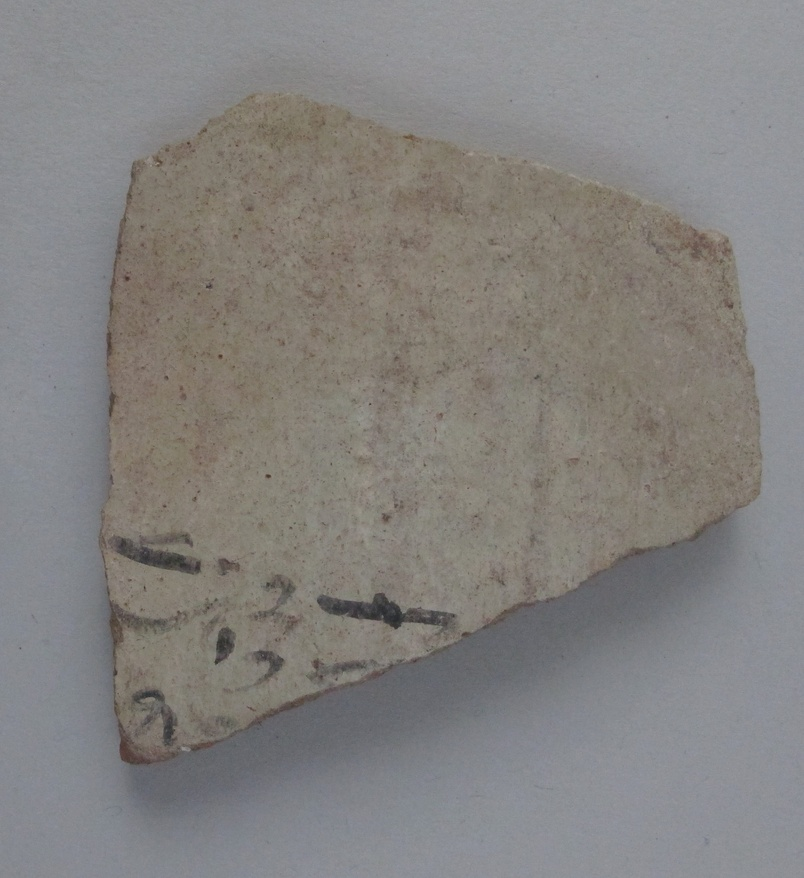
#> input picture Python/original-1-7.JPG, 804 x 878 px, shrunk from 2225 x 2430 before the run, found by its file name
$ jupyter execute --allow-errors segment.ipynb   (shell and % lines are left out)
#> lines starting #> are read from the running program, lines starting #| are printed output that depends on the picture
# Segmentation
**https://www.geeksforgeeks.org/image-segmentation-using-pythons-scikit-image-module/**

**https://scikit-image.org/docs/stable/auto_examples/segmentation/index.html**

### Grayscale and HSV

[cell 1]
# Importing Necessary Libraries
from skimage import data
from skimage.color import rgb2hsv
import matplotlib.pyplot as plt

# Setting the plot size to 15,15
plt.figure(figsize=(15, 15))

# Sample Image of scikit-image package
#> (the rest of this cell did not finish here and is left out)

[cell 2]
# Importing required libraries
from skimage.segmentation import slic
from skimage.data import astronaut
from skimage.color import label2rgb

# Setting the plot size as 15, 15
plt.figure(figsize=(15,15))

# Sample Image of scikit-image package
# astronaut = astronaut()
#> (the rest of this cell did not finish here and is left out)

[cell 3]
import numpy as np
import matplotlib.pyplot as plt
import cv2


# Read in the image
image = cv2.imread('original-1-7.JPG')
#> image is the input picture: shape (878, 804, 3); mean B, G, R 127.4, 129.6, 131.9

# Change color to RGB (from BGR)
image = cv2.cvtColor(image, cv2.COLOR_BGR2RGB)

# Reshaping the image into a 2D array of pixels and 3 color values (RGB)
pixel_vals = image.reshape((-1,3))

# Convert to float type
pixel_vals = np.float32(pixel_vals)

#the below line of code defines the criteria for the algorithm to stop running,
#which will happen is 100 iterations are run or the epsilon (which is the required accuracy)
#becomes 85%
criteria = (cv2.TERM_CRITERIA_EPS + cv2.TERM_CRITERIA_MAX_ITER, 100, 0.85)

# then perform k-means clustering with number of clusters defined as 3
#also random centres are initially choosed for k-means clustering
k = 3
retval, labels, centers = cv2.kmeans(pixel_vals, k, None, criteria, 10, cv2.KMEANS_RANDOM_CENTERS)
#> retval = 111374657.6; centers = [[140.1, 141.8, 146], [104.8, 100.8, 98.47], [130.2, 124.2, 115.3]]

# convert data into 8-bit values
centers = np.uint8(centers)
#> centers = [[140, 141, 146], [104, 100, 98], [130, 124, 115]]
segmented_data = centers[labels.flatten()]

# reshape data into the original image dimensions
segmented_image = segmented_data.reshape((image.shape))


f, axarr = plt.subplots(1,2)
axarr[0].imshow(image)
axarr[1].imshow(segmented_image)
# plt.imshow(image)
# plt.imshow(image, segmented_image)
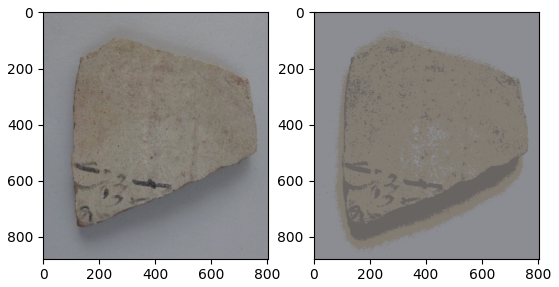
#> figure drawn by matplotlib, 2 panels
